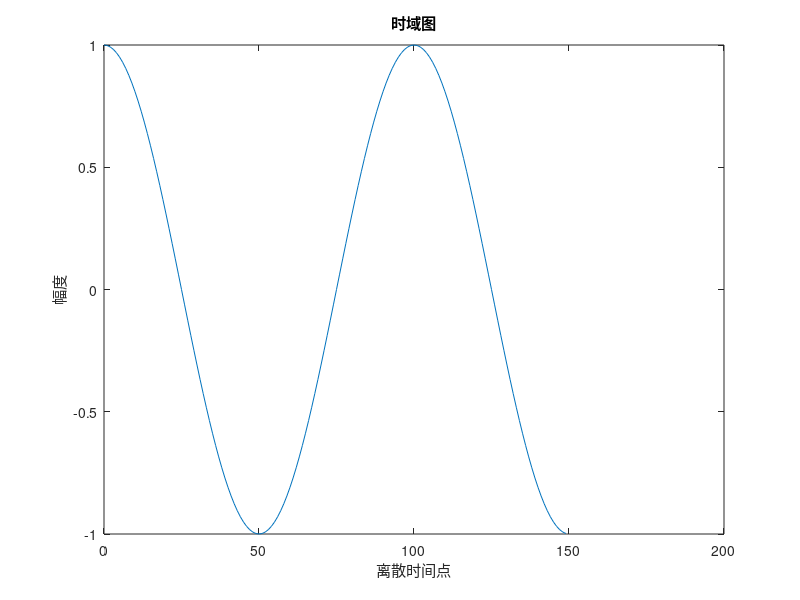
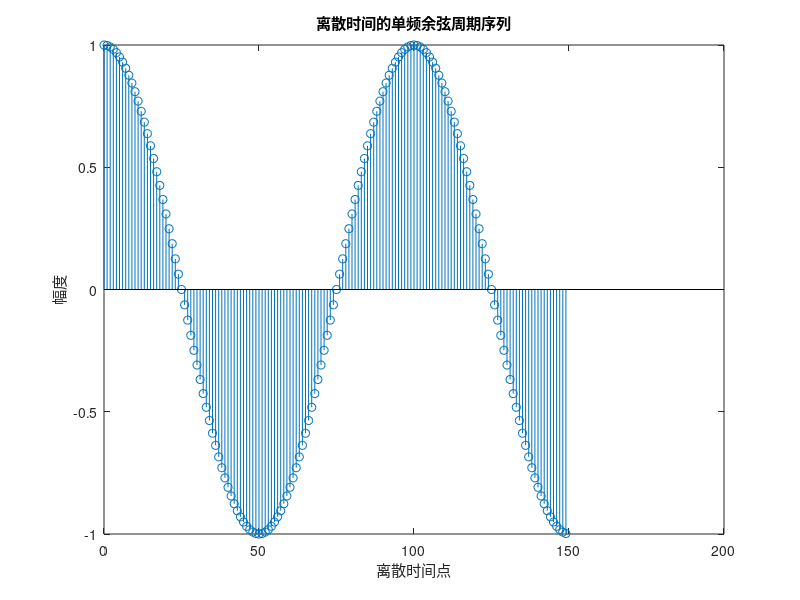
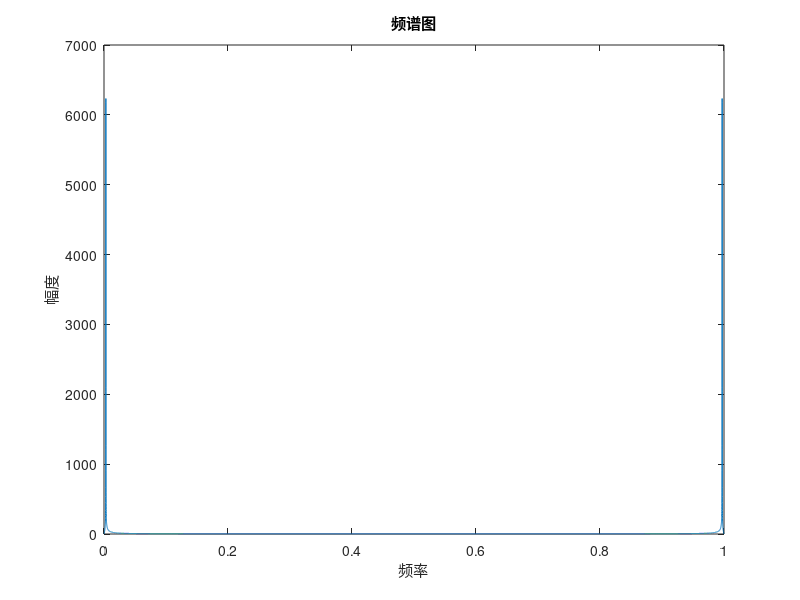
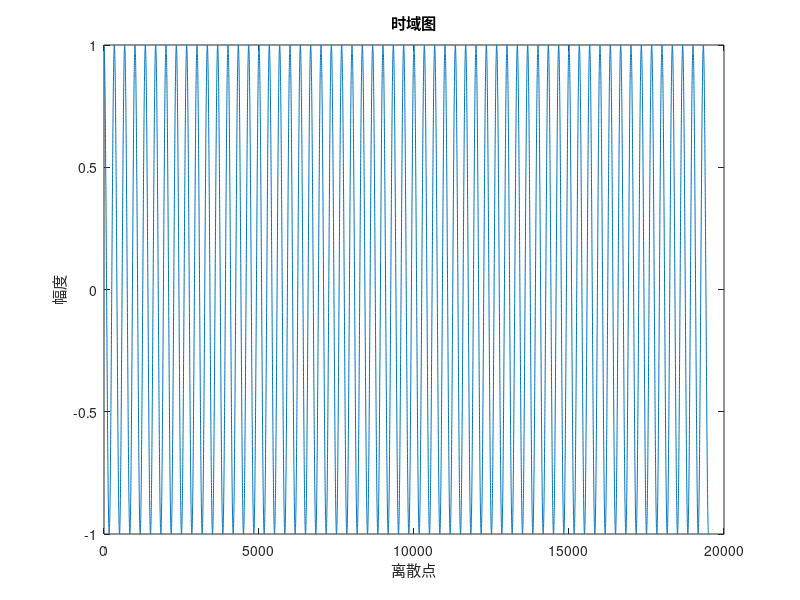

The MATLAB source for these figures, in order:
% 定义余弦波的参数
amplitude = 1;        % 幅度
num_samples = 150;    % 总样本数

% 生成离散时间向量
n = 0:num_samples-1;

% 生成离散的余弦波信号
cos_wave = amplitude * cos(0.2 * pi * 0.1 * n);
dft_result = fft(cos_wave);

% 计算频谱
frequency_resolution = 1 / num_samples; % 频率分辨率
frequencies = (0:num_samples-1) * frequency_resolution;

% 创建新的图形窗口
figure;

plot(n, cos_wave);
xlabel('离散时间点');
ylabel('幅度');
title('时域图');

figure;
% 绘制离散的余弦波信号
stem(n, cos_wave);
xlabel('离散时间点');
ylabel('幅度');
title('离散时间的单频余弦周期序列');

%**************************************************************
%*****************************************************
%*****************************************************


random_int1 = randi([1, 20]);
random_num1 = random_int1 * 0.1;%生成0.1-2的0.1的整数倍
random_int2=randi([1,10]);
random_num2=random_int2*0.1;%生成0.1-1的0.1整数倍

Amplitude=1;%幅度从0.1到2
frequency=0.3;%频率从0.1-1
Samples=19500;
n=0:Samples-1;
CosWave=Amplitude*cos(0.02*frequency*pi*n);
%1cos(0.01pi*n)
DFTResult=fft(CosWave);
freq_resolution=1/Samples;%计算频率分辨率
freq=(0:Samples-1)*freq_resolution;%将freq标度由角频率转为赫兹

figure;
plot(freq,abs(DFTResult));
xlabel('频率');
ylabel('幅度');
title('频谱图');

figure;
plot(n,CosWave);
xlabel("离散点");
ylabel('幅度');
title('时域图');



%******************************************
